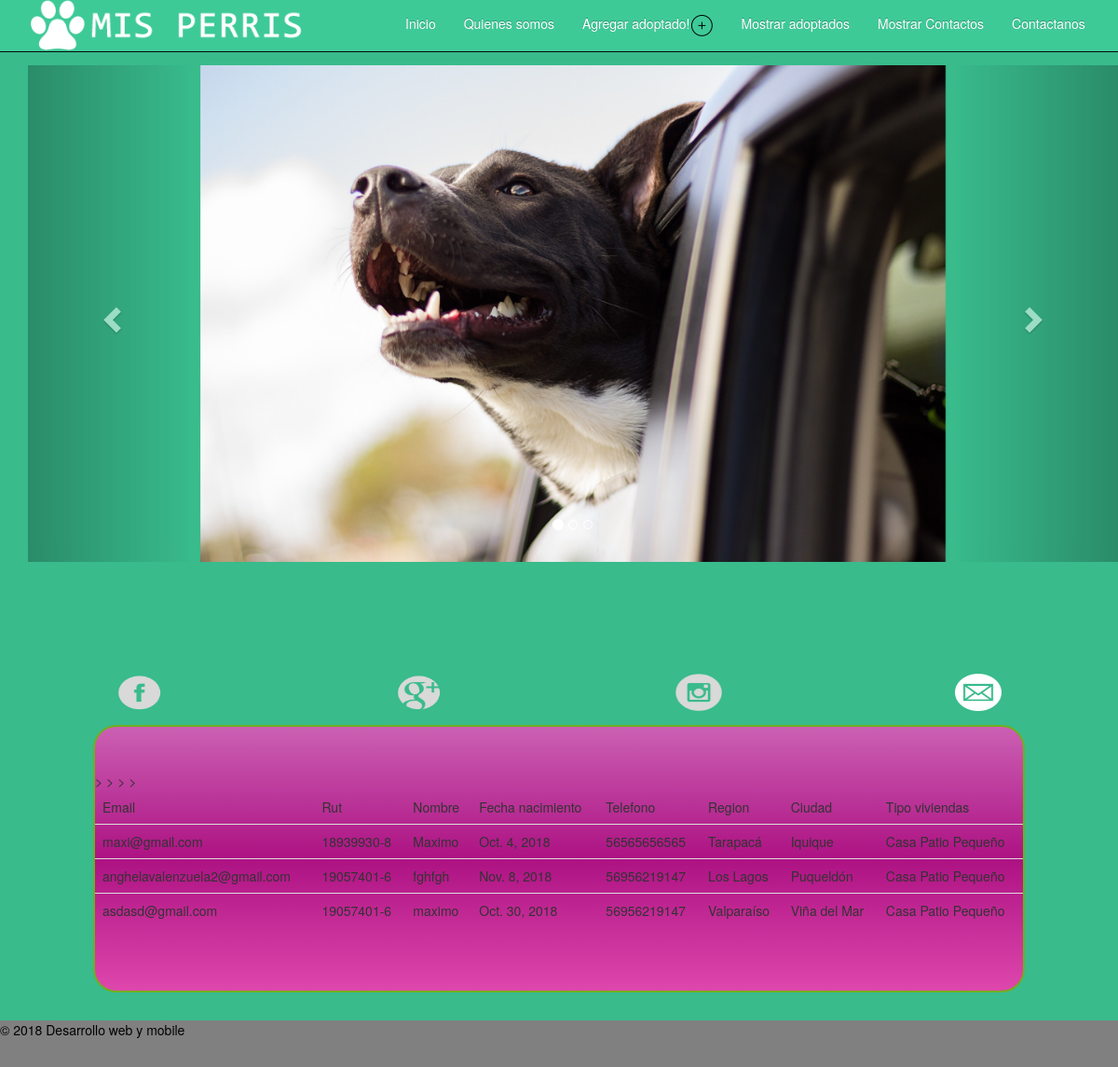
/mostrarcontacto, run on the app's committed database.
### perritos/models.py (models this page shows, shortened)
class Contacto(models.Model):
    email = models.EmailField()
    rut = models.CharField(max_length=10)
    nombre = models.CharField(max_length=50)
    fecha_nac = models.DateField()
    telefono = models.IntegerField()
    region = models.CharField(max_length=100)
    ciudad = models.CharField(max_length=100)
    tipo_vivienda = models.CharField(max_length=100)

### perritos/views.py (the view)
# urls.py: path('mostrarcontacto', views.mostrarcontacto, name='mostrarcontacto'),
def mostrarcontacto(request):
    conti = Contacto.objects.all()
    contexto2 = {'conta': conti}
    return render(request,'perritos/mostrarcontacto.html',contexto2)

### templates/perritos/mostrarcontacto.html (shortened to what this page needs)
{% load static %}
<!DOCTYPE html>
<html>
  <head>
    <link rel="stylesheet" href="https://maxcdn.bootstrapcdn.com/bootstrap/3.3.5/css/bootstrap.min.css">
    <link rel="stylesheet" href="https://maxcdn.bootstrapcdn.com/bootstrap/3.3.5/css/bootstrap-theme.min.css">
    <link rel="stylesheet" href="{% static 'perritos/css/estilo_perri.css' %}">
  </head>
  <body>
    <header>
      <div class="navbar navbar-inverse navbar-fixed-top" role="banner">
              <a class="navbar-left" href="index.html">
                <div class="logo-image">
                      <img class ="img-responsive" src="{% static 'perritos/imagenes/logo.png'%}" class="img-fluid" id="logo">
                </div>
              </a>
                      <div class="collapse navbar-collapse" id="myNavbar">
                        <ul class="nav navbar-nav pull-center">
                          <li class="dropdown">
                              <li><a  href="{% url 'index'%}"><font color="white">Inicio</font></a></li>
                              <li><a href="{% url 'quienes'%}"><font color="white">Quienes somos</font></a></li>
                              <li><a href="{% url 'nuevo'%}"><font color="white">Agregar adoptado!<img class="img-responsive" src="{% static 'perritos/imagenes/add.png' %}"id="add"></font></a></li>
                              <li><a href="{% url 'mostrar2'%}"><font color="white">Mostrar adoptados</font></a></li>
                              <li><a href="{% url 'mostrarcontacto'%}"><font color="white">Mostrar Contactos</font></a></li>
                              <li><a href="{% url 'contacto'%}"><font color="white">Contactanos</font></a></li>
                          </li>
                        </ul>
                      </div>
          </div>
   </header>
   <section>
    <div class="container">
            <div id="cirilo" class="carousel slide container" data-ride="carousel">
              <ol class="carousel-indicators">
                <li data-target="#cirilo" data-slide-to="0" class="active"></li>
                <li data-target="#cirilo" data-slide-to="1"></li>
                <li data-target="#cirilo" data-slide-to="2"></li>
              </ol>
              <div class="carousel-inner">
                <div class="item active">
                  <img class ="img-responsive" src="{% static 'perritos/imagenes/img/adoptados/Apolo.jpg' %}" alt="cholo" style="width: 800px; margin: 0 auto;">
                </div>
              </div>
              <a class="left carousel-control" href="#cirilo" data-slide="prev">
                <span class="glyphicon glyphicon-chevron-left"></span>
              </a>
              <a class="right carousel-control" href="#cirilo" data-slide="next">
                <span class="glyphicon glyphicon-chevron-right"></span>
              </a>
            </div>
          </div>
           <br>
          <br>
          <br>
        <div class="text-center" id="iconos">
            <div>
              <img src="{% static 'perritos/imagenes/logo_face.png' %}" width="50" height="40" />
            </div>
            <div>
              <img src="{% static 'perritos/imagenes/logo_google.png' %}"width="50" height="40" />
            </div>
            <div>
              <img src="{% static 'perritos/imagenes/logo_insta.png' %}"width="50" height="40" />
            </div>
            <div>
              <img src="{%static 'perritos/imagenes/logo_mail.png' %}" width="50" height="40"/>
            </div>
        </div>
    </section>
    <div class="jumbotron" id="ac_nuevo">
      <table class=table "table-bordered">
        <thead>
          <tr>
            <td>Email</td>
            <td>Rut</td>
            <td>Nombre</td>
            <td>Fecha nacimiento</td>
            <td>Telefono</td>
            <td>Region</td>
            <td>Ciudad</td>
            <td>Tipo viviendas</td>
          </tr>>
        </thead>
        <tbody>
          {% if conta %}
          {% for conti in conta %}
          <tr>
            <td>{{ conti.email }}</td>
            <td>{{ conti.rut }}</td>
            <td>{{ conti.nombre }}</td>
            <td>{{ conti.fecha_nac }}</td>
            <td>{{ conti.telefono }}</td>
            <td>{{ conti.region }}</td>
            <td>{{ conti.ciudad }}</td>
            <td>{{ conti.tipo_vivienda }}</td>
          </tr>>
          {% endfor %}
          {% else %}
          <h1> No hay registros de formularios</h1>
          {% endif %}
        </tbody>
           </table>
       </div>
    <footer>
        <p>&copy; 2018 Desarrollo web y mobile</p>
        <br>
    </footer>
  </body>
</html>

### static/perritos/css/estilo_perri.css (style rules this page uses)
header div { background-color:#3eca97; }
body { background-color:#39bb8c; padding-top: 70px; margin-bottom: -25px; }
#logo { padding-left: 10%; }
#add { width: 25px; height:25px; display: inline; }
#myNavbar { padding-left: 35%; }
#iconos { display:flex; }
#iconos div { margin:0 auto; }
footer { background-color: gray; margin-bottom: 20px; color: black; }
section { margin-bottom: 15px; }
#ac_nuevo { background: -moz-linear-gradient(top, #cb60b3 0%, #ad1283 50%, #de47ac 100%); background: -webkit-linear-gradient(top, #cb60b3 0%,#ad1283 50%,#de47ac 100%); margin-left: 100px; margin-right: 100px; border-radius: 25px; border: 2px solid #73AD21; }

### data on the page
Contacto: email "maxi@gmail.com", rut "18939930-8", nombre "Maximo", fecha_nac "Oct. 4, 2018", telefono "56565656565", region "Tarapacá", ciudad "Iquique", tipo_vivienda "Casa Patio Pequeño"
Contacto: email "anghelavalenzuela2@gmail.com", rut "19057401-6", nombre "fghfgh", fecha_nac "Nov. 8, 2018", telefono "56956219147", region "Los Lagos", ciudad "Puqueldón", tipo_vivienda "Casa Patio Pequeño"
Contacto: email "asdasd@gmail.com", rut "19057401-6", nombre "maximo", fecha_nac "Oct. 30, 2018", telefono "56956219147", region "Valparaíso", ciudad "Viña del Mar", tipo_vivienda "Casa Patio Pequeño"
